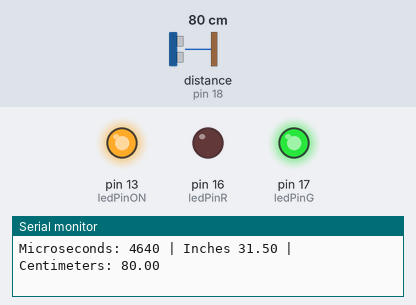
A sketch run on a simulated Arduino Uno, built with avr-gcc and run on an emulated ATmega328P. Parts: output pins drawn as LEDs (lit = HIGH), the last lines printed to the serial monitor. Inputs (shaded band) come from the test bench; at power-on: distance to the obstacle (sensor on pin 18) 80 cm.

Above: at 1.2 s.
1.3 s: distance to the obstacle (sensor on pin 18) set to 6 cm
4.3 s: distance to the obstacle (sensor on pin 18) set to 3 cm
At 5.5 s:
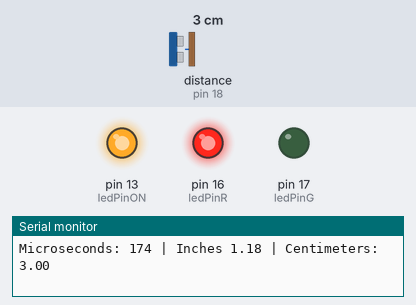
5.8 s: distance to the obstacle (sensor on pin 18) set to 9 cm
At 6.8 s:
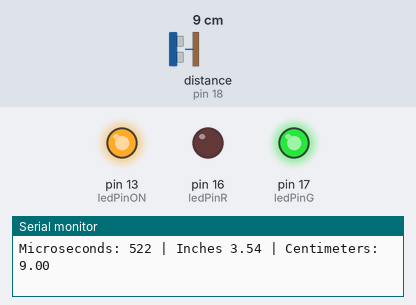
7.3 s: distance to the obstacle (sensor on pin 18) set to 2 cm
At 8.0 s:
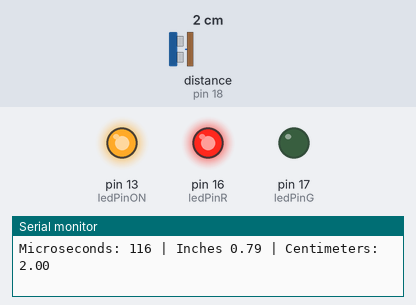
Timing chart, 0 to 9.8 s (numbered marks = the images above; inputs shaded):
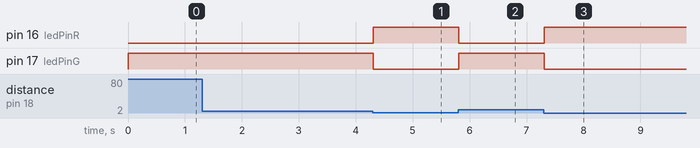

Measured:
- the behaviour switches between 5 and 4 cm on distance to the obstacle (sensor on pin 18) (found by bisection; images 0 and 1)
- after the input at 4.3 s, pin 16 (ledPinR): LOW → HIGH at once; pin 17 (ledPinG): HIGH → LOW at once
- after the input at 5.8 s, pin 16 (ledPinR): HIGH → LOW at once; pin 17 (ledPinG): LOW → HIGH at once
- after the input at 7.3 s, pin 16 (ledPinR): LOW → HIGH at once; pin 17 (ledPinG): HIGH → LOW at once

The sketch:

Teensy_ULTRA.ino
```cpp
// This is the code for slot car using H-bridge (L293D) & Teensy 3.2

#include <Ping.h>

// define variables

// Ultrasonic Sensor

Ping ping = Ping(18);  // Ping signal on pin 13

// LEDs
int ledPinR = 16;
int ledPinG = 17;
int ledPinON = 13;


void setup() {

  // LEDs
  pinMode(ledPinR, OUTPUT);
  pinMode(ledPinG, OUTPUT);
  pinMode(ledPinON, OUTPUT);

  // baud rate. May have to change the frequency...
  Serial.begin(115200);
  digitalWrite(ledPinON, HIGH);
}

void loop() {
ping.fire();
  Serial.print("Microseconds: ");
  Serial.print(ping.microseconds());
  Serial.print(" | Inches ");
  Serial.print(ping.inches());
  Serial.print(" | Centimeters: ");
  Serial.print(ping.centimeters());
  Serial.println();

  ///////////////////////////////////////////////////////////////

  // note: PWM need to be modified

  if (ping.centimeters() > 10) {
    //pwmVal = 0;
    digitalWrite(ledPinR, LOW);
    digitalWrite(ledPinG, HIGH);
  }
  else if ( ping.centimeters() > 9 && ping.centimeters() <= 10) {
    digitalWrite(ledPinR, LOW);
    digitalWrite(ledPinG, HIGH);
  }
  else if ( ping.centimeters() > 8 && ping.centimeters() <= 9) {
    digitalWrite(ledPinR, LOW);
    digitalWrite(ledPinG, HIGH);
  }
  else if (ping.centimeters() > 7 && ping.centimeters() <= 8) {
    digitalWrite(ledPinR, LOW);
    digitalWrite(ledPinG, HIGH);
  }
  else if (ping.centimeters() > 6 && ping.centimeters() <= 7) {
    digitalWrite(ledPinR, LOW);
    digitalWrite(ledPinG, HIGH);
  }
  else if (ping.centimeters() > 5 && ping.centimeters() <= 6) {
    digitalWrite(ledPinR, LOW);
    digitalWrite(ledPinG, HIGH);
  }
  else if (ping.centimeters() > 4 && ping.centimeters() <= 5) {
    digitalWrite(ledPinR, LOW);
    digitalWrite(ledPinG, HIGH);
  }
  else {
    digitalWrite(ledPinG, LOW);
    digitalWrite(ledPinR, HIGH);
  }
}
```
